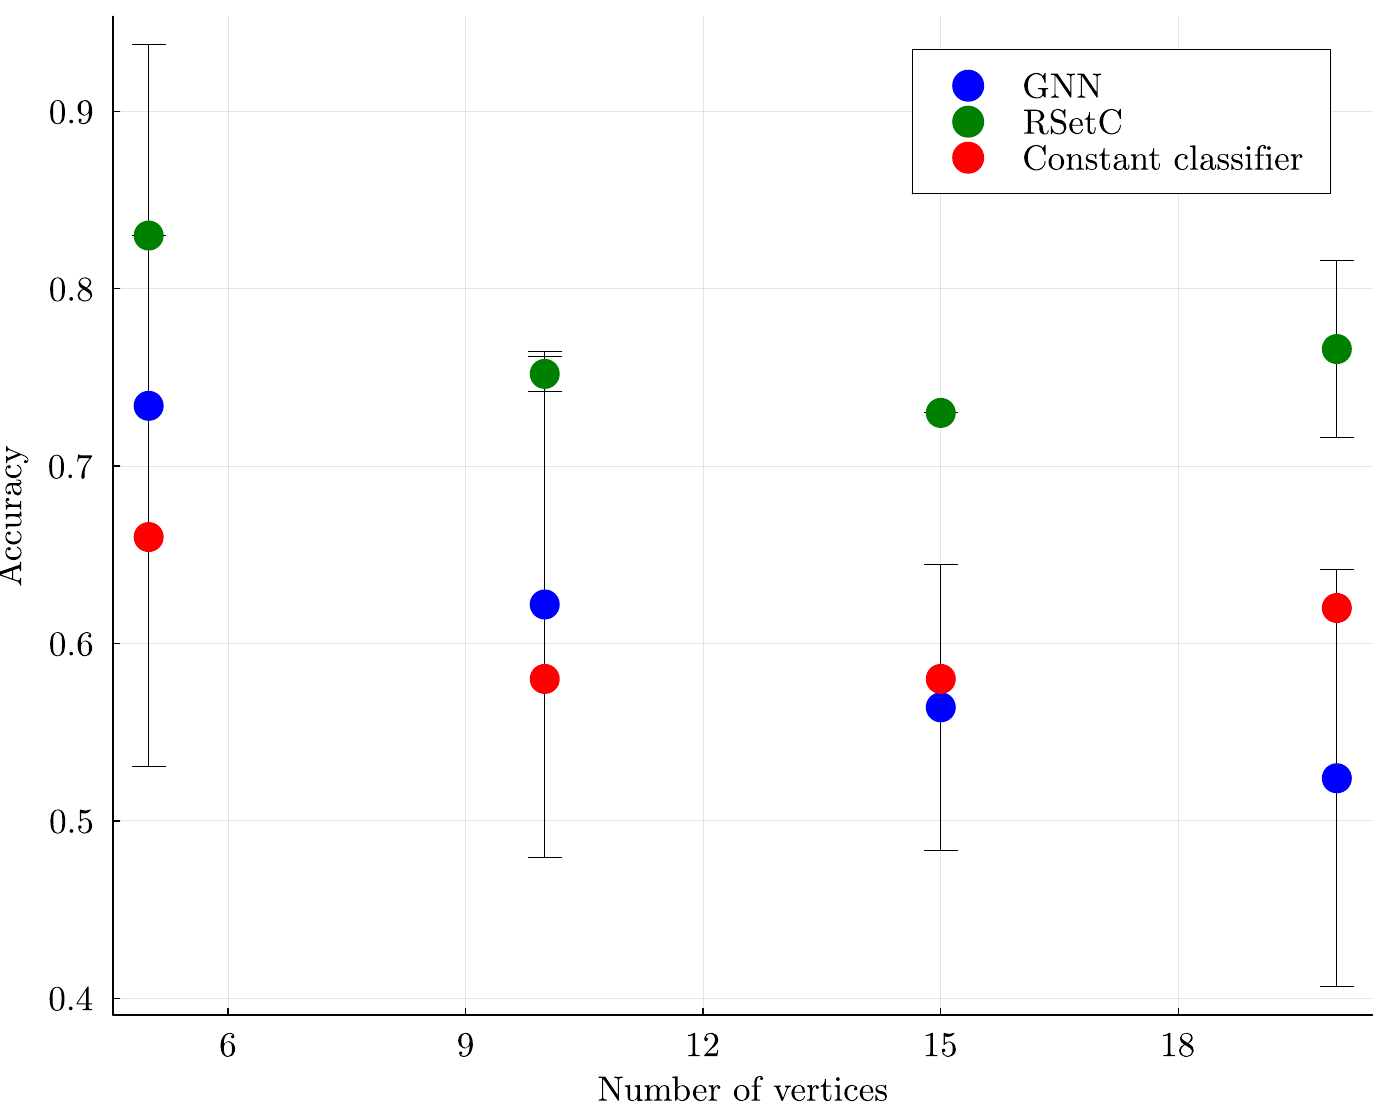

This chart was generated by the following Julia code:
using Plots
Plots.scalefontsizes(1.5)
using LaTeXStrings

# Results for the sort task

x = [10, 15, 20, 5]
A_mean = [0.6219999849796295, 0.5639999806880951, 0.5240000009536743, 0.7339999973773956]
A_std = [0.14274452060331327, 0.08064737258528903, 0.11757551232562345, 0.20362710572307874]
B_mean = [0.7519999980926514, 0.7299999594688416, 0.7659999847412109, 0.8299999833106995]
B_std = [0.009797949627070889, 0.0, 0.05003998631883835, 0.0]
C = [0.5800000131130219, 0.5800000131130219, 0.6200000047683716, 0.6599999964237213]

print(size(x),size(A_mean), size(A_std), size(B_mean), size(B_std), size(C))


# Create plot with error bars
scatter(
    x,   # x values are the indices
    A_mean,             # y values are the mean vector
    yerr = A_std,       # error bars are the standard deviation vector
    label = "GNN",     # set label for the data points
    xlabel = "Number of vertices",  # label x axis
    ylabel = "Accuracy",   # label y axis
    title = "", # add title
    markersize = 12, # set marker size
    markerstrokewidth = 0,
    color = :blue,
    fmt = :pdf,         # set output format
    size = (1000, 800),  # set size of plot
    legend=:topright,
    legendfont = font(16,"Computer Modern"), # set legend font size
    guidefont = font(16,"Computer Modern"),  # set guide font size
    tickfont = font(16,"Computer Modern"),   # set tick font size
)

scatter!(
    x,   # x values are the indices
    B_mean,             # y values are the mean vector
    yerr = B_std,       # error bars are the standard deviation vector
    label = "RSetC",   # set label for B data points
    markersize = 12,     # set marker size
    markerstrokewidth = 0,
    color = :green,       # set color for B data points
)

scatter!(
     x,   # x values are the indices
     C,             # y values are the mean vector
     label = "Constant classifier",   # set label for B data points
     markersize = 12,     # set marker size
     color = :red,       # set color for B data points
     markerstrokewidth = 0
 )

savefig("connectivity-plot.pdf")
